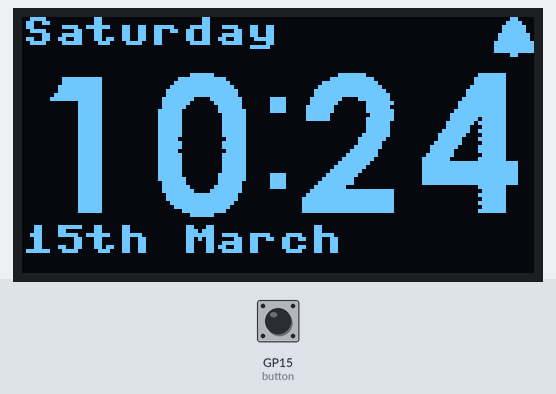
Simulated run of this program. Board: Raspberry Pi Pico running MicroPython. On the bench: 128×64 one-colour display. The inputs (shaded band) are chosen by the test bench; at power-on: GP15 (button) HIGH. The clock reads 2024-03-15 10:24:30 at power-on unless the program sets it; library files of the repository ran but are not shown: ssd1306.py.

1.3 s: GP15 (button) pulled LOW for 0.15 s
Above: at 2.7 s.
Timing chart, 0 to 4.3 s (numbered marks = the images above; inputs shaded):
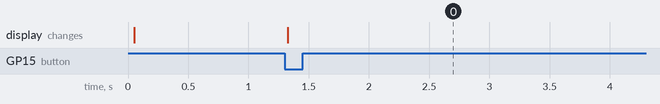

Measured:
- after the input at 1.3 s, the display: changes at once (image 0)

The program:

oled.py
```python
# Display Image & text on I2C driven ssd1306 OLED display
import time
from machine import Pin, I2C
from ssd1306 import SSD1306_I2C
import rv3028_rtc
import framebuf

button = machine.Pin(15, machine.Pin.IN, machine.Pin.PULL_UP)
rst = 7

WIDTH = 128 # oled display width
HEIGHT = 64 # oled display height

i2c = I2C(0) # Init I2C using I2C0 defaults,SCL=Pin(GP9), SDA=Pin(GP8), freq=400000
#print("I2C Address : "+hex(i2c.scan()[0]).upper()) # Display device address
#print("I2C Configuration: "+str(i2c)) # Display I2C config

oled = SSD1306_I2C(WIDTH, HEIGHT, i2c, 0x3D, reset = 7)
rtc = rv3028_rtc.RV3028(0x52, i2c, "LSM")

b_one = bytearray(b'\x00\x00\x00\x00\xff\xc0\x00\xff\xc0\x01\xff\xc0\x01\xff\xc0\x03\xff\xc0\x07\xff\xc0\x00\x0f\xc0\x00\x0f\xc0\x00\x0f\xc0\x00\x0f\xc0\x00\x0f\xc0\x00\x0f\xc0\x00\x0f\xc0\x00\x0f\xc0\x00\x0f\xc0\x00\x0f\xc0\x00\x0f\xc0\x00\x0f\xc0\x00\x0f\xc0\x00\x0f\xc0\x00\x0f\xc0\x00\x0f\xc0\x00\x0f\xc0\x00\x0f\xc0\x00\x0f\xc0\x00\x0f\xc0\x00\x0f\xc0\x00\x0f\xc0\x00\x0f\xc0\x00\x0f\xc0\x00\x0f\xc0\x00\x0f\xc0\x00\x0f\xc0\x00\x0f\xc0\x00\x00\x00')
one = framebuf.FrameBuffer(b_one, 24,36, framebuf.MONO_HLSB)

b_two = bytearray(b'\x00\x7f\x00\x01\xff\xc0\x07\xff\xe0\x0f\xff\xf0\x1f\xff\xf8\x1f\xff\xfc?\xc3\xfc?\x80\xfe\x7f\x00\xfc\x7f\x00\xfe~\x00~~\x00\xfe\x00\x00\xfc\x00\x00\xfc\x00\x00\xfc\x00\x01\xfc\x00\x03\xf8\x00\x03\xf0\x00\x07\xf0\x00\x0f\xe0\x00\x1f\xe0\x00?\xc0\x00\x7f\x80\x00\xff\x00\x01\xfe\x00\x03\xfc\x00\x07\xf8\x00\x0f\xf8\x00\x1f\xe0\x00?\xff\xfe\x7f\xff\xfe\xff\xff\xfe\xff\xff\xfe\xff\xff\xfe\xff\xff\xfe\x00\x00\x00')
two = framebuf.FrameBuffer(b_two, 24,36, framebuf.MONO_HLSB)

b_three = bytearray(b'\x00~\x00\x01\xff\xc0\x07\xff\xe0\x0f\xff\xf0\x0f\xff\xf8\x1f\xff\xf8\x1f\xc3\xfc?\x80\xfc?\x00\xfc\x00\x00\xfc\x00\x01\xfc\x00\x03\xf8\x00\x0f\xf8\x00\x7f\xf0\x00\x7f\xe0\x00\x7f\x80\x00\x7f\xe0\x00\x7f\xf8\x00\x7f\xf8\x00\x07\xfc\x00\x01\xfe\x00\x00\xfe\x00\x00~\x00\x00\x7f\x00\x00>\xfe\x00\x7f~\x00~\x7f\x00~\x7f\x00\xfe\x7f\xc3\xfc?\xff\xfc\x1f\xff\xf8\x1f\xff\xf0\x07\xff\xe0\x03\xff\xc0\x00\xfe\x00')
three = framebuf.FrameBuffer(b_three, 24,36, framebuf.MONO_HLSB)

b_four = bytearray(b'\x00\x03\xf8\x00\x07\xf8\x00\x07\xf8\x00\x0f\xf8\x00\x1f\xf8\x00\x1f\xf8\x00?\xf8\x00\x7f\xf8\x00\x7f\xf8\x00\xff\xf8\x01\xff\xf8\x01\xfd\xf8\x03\xfb\xf8\x03\xf1\xf8\x07\xf3\xf8\x0f\xe1\xf8\x0f\xc3\xf8\x1f\xc1\xf8?\x83\xf8?\x03\xf8\x7f\x01\xf8\xfe\x03\xf8\xff\xff\xff\xff\xff\xff\xff\xff\xff\xff\xff\xff\xff\xff\xff\xff\xff\xff\x00\x03\xf8\x00\x01\xf8\x00\x03\xf8\x00\x01\xf8\x00\x03\xf8\x00\x01\xf8\x00\x03\xf8\x00\x00\x00')
four = framebuf.FrameBuffer(b_four, 24,36, framebuf.MONO_HLSB)

b_five = bytearray(b'\x00\x00\x00\x00\xff\xfe\x01\xff\xfe\x01\xff\xfe\x01\xff\xfe\x01\xff\xfe\x03\xff\xfe\x01\xf0\x00\x03\xf0\x00\x03\xf0\x00\x03\xf0\x00\x07\xe0\x00\x07\xe0\x00\x07\xff\x00\x07\xff\xe0\x07\xff\xf0\x0f\xff\xf8\x0f\xff\xfc\x0f\xff\xfc\x0f\xc1\xfe\x03\x80\xfe\x00\x00~\x00\x00~\x00\x00~\x00\x00>\x00\x00~\x00\x00~\x7f\x00~\x7f\x80\xfe?\xc3\xfe\x1f\xff\xfc\x1f\xff\xf8\x0f\xff\xf0\x07\xff\xe0\x03\xff\xc0\x00~\x00')
five = framebuf.FrameBuffer(b_five, 24,36, framebuf.MONO_HLSB)

b_six = bytearray(b'\x00\x08\x00\x00\x0f\x00\x00\x1f\x80\x00\x1f\xc0\x00?\x80\x00?\x00\x00\x7f\x00\x00~\x00\x00\xfe\x00\x00\xfc\x00\x01\xfc\x00\x01\xfc\x00\x03\xf8\x00\x03\xf0\x00\x07\xfe\x00\x0f\xff\xc0\x0f\xff\xe0\x0f\xff\xf0\x1f\xff\xf0\x1f\xff\xf8?\xc3\xfc?\x81\xfc?\x00\xfc\x7f\x00\xfc~\x00\xfc?\x00\xfc~\x00\xfc?\x01\xfc?\x81\xfc?\xc7\xf8\x1f\xff\xf8\x1f\xff\xf0\x0f\xff\xe0\x07\xff\xc0\x01\xff\x80\x00~\x00')
six = framebuf.FrameBuffer(b_six, 24,36, framebuf.MONO_HLSB)

b_seven = bytearray(b'\x00\x00\x00?\xff\xff?\xff\xff?\xff\xfe?\xff\xff?\xff\xfe?\xff\xfe\x00\x01\xfc\x00\x01\xfc\x00\x03\xf8\x00\x03\xf8\x00\x03\xf0\x00\x07\xf0\x00\x07\xe0\x00\x0f\xe0\x00\x1f\xc0\x00\x1f\xc0\x00\x1f\x80\x00?\x80\x00?\x00\x00\x7f\x00\x00~\x00\x00\xfe\x00\x00\xfc\x00\x01\xfc\x00\x01\xfc\x00\x03\xf8\x00\x03\xf8\x00\x07\xf0\x00\x07\xf0\x00\x0f\xe0\x00\x0f\xe0\x00\x1f\xc0\x00\x1f\xc0\x00\x1f\x80\x00\x00\x00\x00')
seven = framebuf.FrameBuffer(b_seven, 24,36, framebuf.MONO_HLSB)

b_eight = bytearray(b'\x00~\x00\x03\xff\xc0\x07\xff\xe0\x0f\xff\xf0\x1f\xff\xf8\x1f\xff\xf8?\xc3\xf8?\x81\xfc?\x00\xfc?\x00\xfc?\x00\xfc?\x81\xfc\x1f\x81\xfc\x1f\xc3\xf8\x1f\xff\xf0\x0f\xff\xf0\x07\xff\xe0\x0f\xff\xf0\x1f\xff\xf8?\xff\xfc?\x81\xfe\x7f\x00\xfe~\x00~~\x00~\xfe\x00\x7f|\x00>\xfe\x00\x7f~\x00~\x7f\x00\xfe\x7f\xc3\xfe?\xff\xfc?\xff\xfc\x1f\xff\xf8\x0f\xff\xf0\x07\xff\xe0\x00\xff\x00')
eight = framebuf.FrameBuffer(b_eight, 24,36, framebuf.MONO_HLSB)

b_nine = bytearray(b'\x00~\x00\x01\xff\xc0\x03\xff\xe0\x0f\xff\xf0\x0f\xff\xf8\x1f\xff\xf8\x1f\xc3\xfc?\x81\xfc?\x80\xfe?\x00\xfc?\x00~?\x00\xfe?\x00|?\x80\xfe?\x81\xfc\x1f\xc3\xfc\x1f\xff\xf8\x0f\xff\xf8\x0f\xff\xf0\x03\xff\xf0\x01\xff\xe0\x00\x7f\xe0\x00\x0f\xc0\x00\x1f\xc0\x00?\x80\x00?\x80\x00?\x00\x00\x7f\x00\x00\xfe\x00\x00\xfe\x00\x01\xfc\x00\x01\xfc\x00\x03\xf8\x00\x03\xf8\x00\x03\xf0\x00\x00\x00\x00')
nine = framebuf.FrameBuffer(b_nine, 24,36, framebuf.MONO_HLSB)

b_zero = bytearray(b'\x00~\x00\x03\xff\xc0\x07\xff\xe0\x0f\xff\xf0\x1f\xff\xf8\x1f\xff\xf8?\xc3\xfc?\x81\xfc?\x00\xfc~\x00\xfe~\x00~~\x00~~\x00~~\x00~~\x00~~\x00~|\x00>~\x00~~\x00~|\x00>~\x00~~\x00~~\x00~~\x00~~\x00~~\x00\xfe\x7f\x00\xfe?\x00\xfc?\x81\xfc?\xc3\xfc\x1f\xff\xf8\x1f\xff\xf8\x0f\xff\xf0\x07\xff\xe0\x01\xff\xc0\x00~\x00')
zero = framebuf.FrameBuffer(b_zero, 24,36, framebuf.MONO_HLSB)

b_bell = bytearray(b'\x0c\x00\x1e\x00?\x00?\x00\x7f\x80\x7f\x80\xff\xc0\xff\xc0\xff\xc0\x0c\x00')
bell = framebuf.FrameBuffer(b_bell, 10,10, framebuf.MONO_HLSB)

listy = (zero,one,two,three,four,five,six,seven,eight,nine)

def displayTime():

    hours = str(rtc.get_hours())
    if len(hours) == 1:
        digit1 = 0
        digit2 = int(hours)
    else:
        digit1 = int(hours[0])
        digit2 = int(hours[1])

    minutes = str(rtc.get_minutes())
    if len(minutes) == 1:
        digit3 = 0
        digit4 = int(minutes)
    else:
        digit3 = int(minutes[0])
        digit4 = int(minutes[1])

    oled.fill(0)
    oled.blit(listy[digit1], 2, 14)
    oled.blit(listy[digit2], 33, 14)

    oled.fill_rect(62, 20, 4, 4, 1)
    oled.fill_rect(62, 39, 4, 4, 1)

    oled.blit(listy[digit3], 70, 14)
    oled.blit(listy[digit4], 100, 14)

    oled.blit(bell,118,0)

    weekday = rtc.get_weekday("long")
    date = str(rtc.get_date("ordinal"))
    month = rtc.get_month("long")
    oled.text(weekday, 0, 0)
    oled.text(date + " " + month, 0, 52)

    oled.show()
    time.sleep(5)
    oled.fill(0)
    oled.show()

while True:
    if button.value() == 0:
        displayTime()
        time.sleep(0.5)
```

Source omitted: rv3028_rtc.py (14295 bytes)
